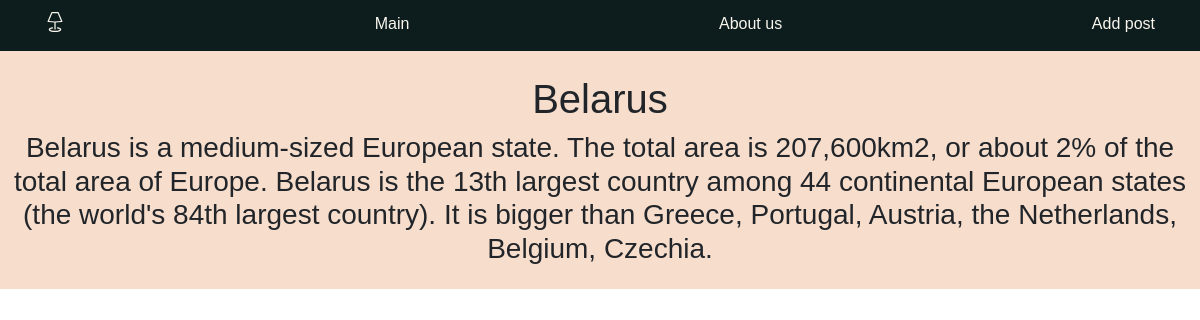
Screenshot of /post/3/ with the database file from the repository.
### siteapp/models.py (models this page shows, shortened)
class Countries(models.Model):
    title = models.CharField(max_length=255, verbose_name='Countrie')
    slug = models.SlugField(max_length=255, unique=True, db_index=True, verbose_name="URL")
    content = models.TextField(blank=True)
    photo = models.ImageField(
        upload_to="photos/%Y/%m/%d/",
        verbose_name="Photo Content",
    )
    time_create = models.DateTimeField(auto_now_add=True)
    time_update = models.DateTimeField(auto_now=True)
    is_published = models.BooleanField(default=True)
    class Meta:
        verbose_name_plural = "Countries"
        verbose_name = "Countrie"
        ordering = ['title', 'time_create']

### siteapp/views.py (the view)
# urls.py: path('post/<int:pk>/', views.show_post, name='post'),
def show_post(request, pk):
    post = get_object_or_404(Countries, pk=pk)
    context = {
        'post': post,
        'menu': menu,
        'title': post.title,
        'images': post.photo,
    }
    return render(request, 'siteapp/post.html', context=context)

### siteapp/templates/siteapp/post.html (shortened to what this page needs)
{% extends 'siteapp/layout.html' %}
{% load static %}
{% block css_editional %}
    <link rel="stylesheet" type="text/css" href="{% static 'siteapp/css/style.css' %}">
{% endblock %}
{% block content %}
    <p>
        <h1>{{ post.title }}</h1>
        <h3>{{ post.content }}</h3>
    </p>
{% endblock %}

### siteapp/static/siteapp/css/style.css (style rules this page uses)
html, body { margin: 0; width: 100%; height: 100%; font-family: 'Dosis', sans-serif; font-weight: 300; -webkit-user-select: none; -moz-user-select: none; -ms-user-select: none; user-select: none; }

### rows the page displays
Countries: title "Belarus", content "Belarus is a medium-sized European state. The total area is 207,600km2, or about 2% of the total area of Europe. Belarus is the 13th largest country among 44 continental European states (the world's 84th largest country). It is bigger than Greece, Portugal, Austria, the Netherlands, Belgium, Czechia."

### other values shown
{{ m.title }} "Main" "About us" "Add post"
